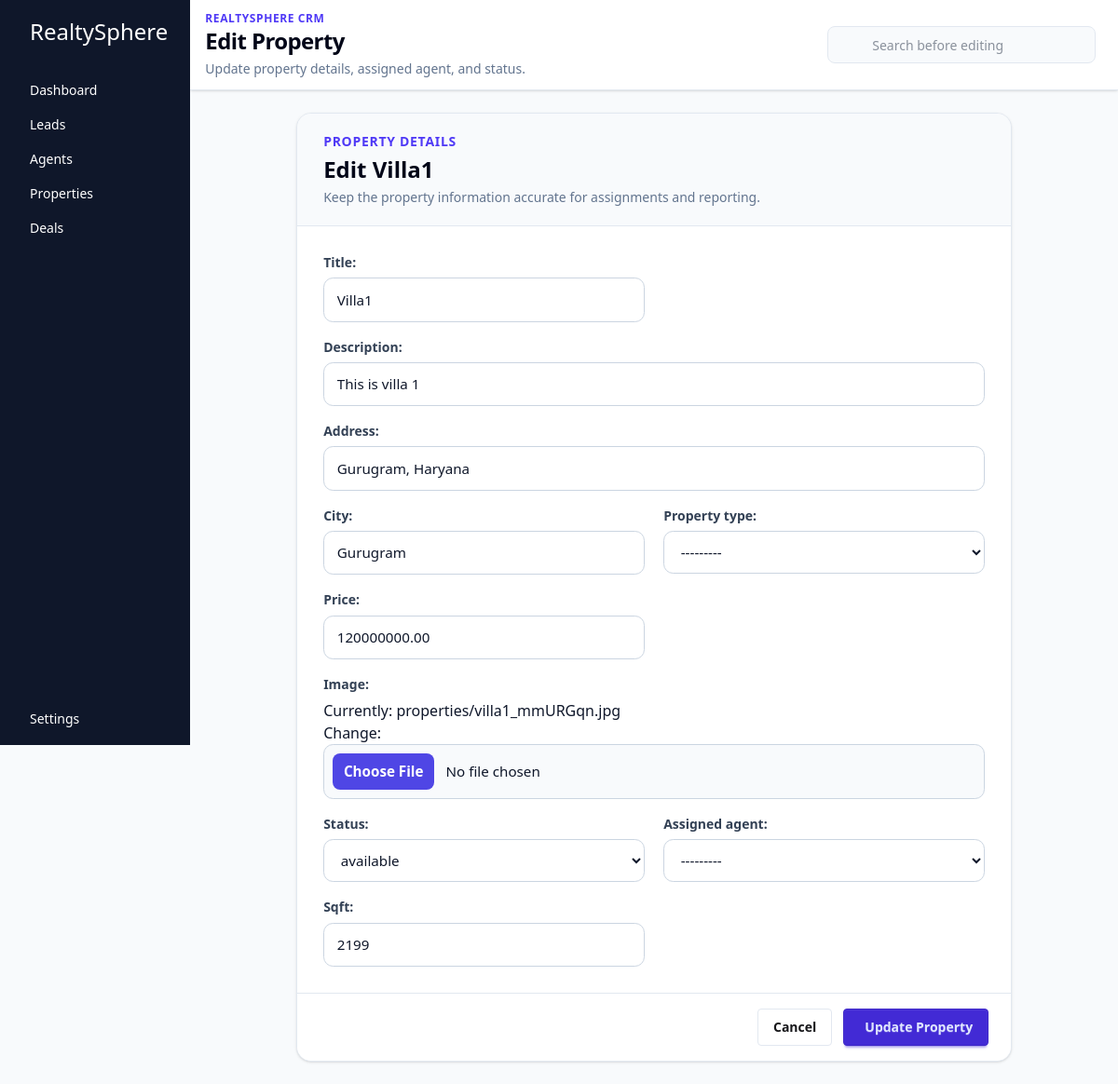
/properties/edit/2/, run on an earlier commit of the app's database.
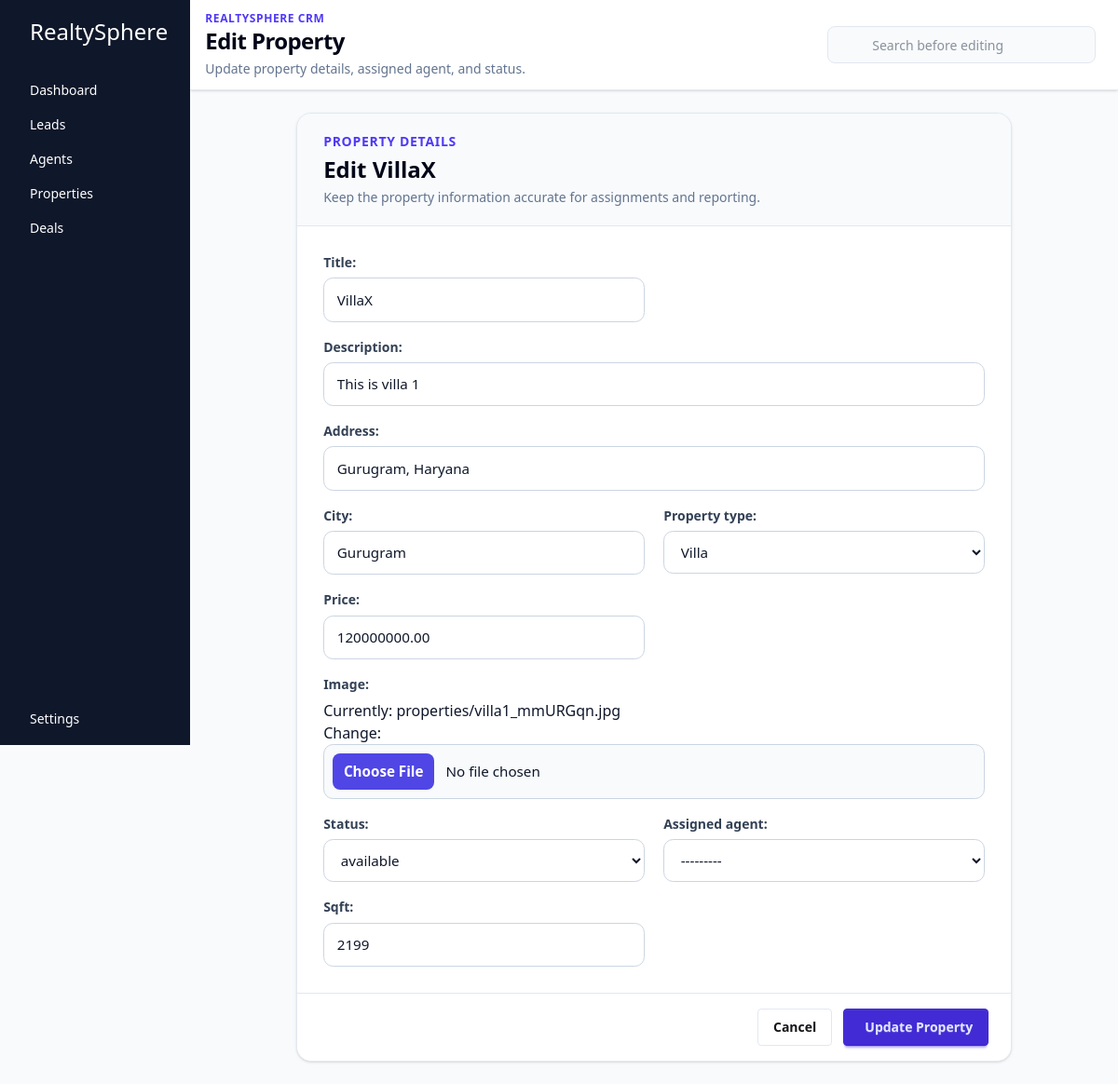
And on a later commit of the database.
### core/models.py (models this page shows, shortened)
class Property(models.Model):
    class PropertyType(models.TextChoices):
        APARTMENT = "apartment", "Apartment"
        PLOT = "plot", "Plot"
        VILLA = "villa", "Villa"
        LAND = "land", "Land"
        COMMERCIAL = "commercial", "Commercial"
    class PropertyStatus(models.TextChoices):
        AVAILABLE = 'Available','available'
        SOLD = 'Sold','sold'
    title= models.CharField(max_length = 255)
    description = models.CharField(max_length = 255)
    address = models.CharField(max_length = 255)
    city = models.CharField(max_length = 255)
    property_type = models.CharField(max_length = 255, choices=PropertyType.choices)
    price = models.DecimalField(max_digits=12, decimal_places=2)
    image = models.ImageField(upload_to = 'properties')
    status = models.CharField(max_length = 255, choices=PropertyStatus.choices, default=PropertyStatus.AVAILABLE)
    assigned_agent = models.ForeignKey(to=Agent, on_delete=models.SET_NULL, related_name='assigned_properties', null=True, blank=True)
    listing_at = models.DateTimeField(auto_now_add=True)
    sqft = models.PositiveIntegerField()

### core/views.py (the view)
# urls.py: path("properties/edit/<int:property_id>/", views.edit_property, name='edit_property'),
def edit_property(request, property_id):
    property = get_object_or_404(Property, id=property_id)
    form = PropertyForm(request.POST or None, request.FILES or None, instance = property)
    if request.method == 'POST' and form.is_valid():
        form.save()
        return redirect('properties')
    context = {'form': form, 'property': property}
    return render(request, 'pages/editproperty.html', context)

### core/forms.py
class PropertyForm(forms.ModelForm):
    class Meta:
        model = Property
        fields = "__all__"

### core/models.py (called while the page is built)
    def __str__(self):
        return self.user.get_full_name() or self.user.username

### core/templates/pages/editproperty.html (shortened to what this page needs)
{% extends 'base.html' %}
{% block title %}
  Edit Property
{% endblock %}
{% block subtitle %}
  Update property details, assigned agent, and status.
{% endblock %}
{% block search_placeholder %}
  Search before editing
{% endblock %}
{% block content %}
  <section class="mx-auto max-w-3xl">
    <div class="overflow-hidden rounded-2xl border border-slate-200 bg-white shadow-sm">
      <div class="border-b border-slate-200 bg-slate-50 px-5 py-5 sm:px-7">
        <p class="text-sm font-semibold uppercase tracking-wider text-indigo-600">Property Details</p>
        <h2 class="mt-1 text-2xl font-bold text-slate-950">Edit {{ property.title }}</h2>
        <p class="mt-1 text-sm text-slate-500">Keep the property information accurate for assignments and reporting.</p>
      </div>
      <form method="post" enctype="multipart/form-data" class="crm-form p-5 sm:p-7">
        <div class="crm-form-grid">{{ form.as_p }}</div>
        <div class="crm-form-actions -mx-5 -mb-5 mt-7 sm:-mx-7 sm:-mb-7">
          <a href="{% url 'properties' %}" class="btn btn-ghost border border-slate-200">Cancel</a>
          <button type="submit" class="btn btn-primary">
            Update Property
          </button>
        </div>
      </form>
    </div>
  </section>
{% endblock %}

What changed in the data, as far as the page shows it:
changed Property "This is villa 1": title "Villa1" → "VillaX"; property_type "---------" → "Villa"
